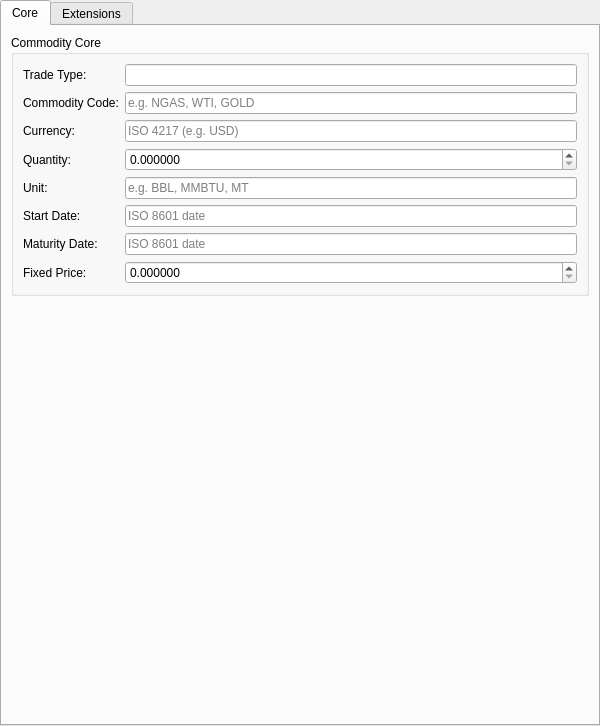
<?xml version="1.0" encoding="UTF-8"?>
<ui version="4.0">
 <class>CommodityInstrumentForm</class>
 <widget class="QWidget" name="CommodityInstrumentForm">
  <property name="geometry">
   <rect>
    <x>0</x>
    <y>0</y>
    <width>600</width>
    <height>500</height>
   </rect>
  </property>
  <layout class="QVBoxLayout" name="rootLayout">
   <property name="leftMargin"><number>0</number></property>
   <property name="topMargin"><number>0</number></property>
   <property name="rightMargin"><number>0</number></property>
   <property name="bottomMargin"><number>0</number></property>
   <item>
    <widget class="QTabWidget" name="subTabWidget">
     <property name="currentIndex"><number>0</number></property>
     <widget class="QWidget" name="coreTab">
      <attribute name="title">
       <string>Core</string>
      </attribute>
      <layout class="QVBoxLayout" name="coreLayout">
       <item>
        <widget class="QGroupBox" name="coreGroup">
         <property name="title">
          <string>Commodity Core</string>
         </property>
         <layout class="QFormLayout" name="coreFormLayout">
          <item row="0" column="0">
           <widget class="QLabel"><property name="text"><string>Trade Type:</string></property></widget>
          </item>
          <item row="0" column="1">
           <widget class="QLineEdit" name="tradeTypeCodeEdit">
            <property name="readOnly"><bool>true</bool></property>
           </widget>
          </item>
          <item row="1" column="0">
           <widget class="QLabel"><property name="text"><string>Commodity Code:</string></property></widget>
          </item>
          <item row="1" column="1">
           <widget class="QLineEdit" name="commodityCodeEdit">
            <property name="placeholderText"><string>e.g. NGAS, WTI, GOLD</string></property>
           </widget>
          </item>
          <item row="2" column="0">
           <widget class="QLabel"><property name="text"><string>Currency:</string></property></widget>
          </item>
          <item row="2" column="1">
           <widget class="QLineEdit" name="currencyEdit">
            <property name="placeholderText"><string>ISO 4217 (e.g. USD)</string></property>
           </widget>
          </item>
          <item row="3" column="0">
           <widget class="QLabel"><property name="text"><string>Quantity:</string></property></widget>
          </item>
          <item row="3" column="1">
           <widget class="QDoubleSpinBox" name="quantitySpinBox">
            <property name="decimals"><number>6</number></property>
            <property name="minimum"><double>0.000000000000000</double></property>
            <property name="maximum"><double>999999999.000000000000000</double></property>
            <property name="singleStep"><double>1.000000000000000</double></property>
           </widget>
          </item>
          <item row="4" column="0">
           <widget class="QLabel"><property name="text"><string>Unit:</string></property></widget>
          </item>
          <item row="4" column="1">
           <widget class="QLineEdit" name="unitEdit">
            <property name="placeholderText"><string>e.g. BBL, MMBTU, MT</string></property>
           </widget>
          </item>
          <item row="5" column="0">
           <widget class="QLabel"><property name="text"><string>Start Date:</string></property></widget>
          </item>
          <item row="5" column="1">
           <widget class="QLineEdit" name="startDateEdit">
            <property name="placeholderText"><string>ISO 8601 date</string></property>
           </widget>
          </item>
          <item row="6" column="0">
           <widget class="QLabel"><property name="text"><string>Maturity Date:</string></property></widget>
          </item>
          <item row="6" column="1">
           <widget class="QLineEdit" name="maturityDateEdit">
            <property name="placeholderText"><string>ISO 8601 date</string></property>
           </widget>
          </item>
          <item row="7" column="0">
           <widget class="QLabel"><property name="text"><string>Fixed Price:</string></property></widget>
          </item>
          <item row="7" column="1">
           <widget class="QDoubleSpinBox" name="fixedPriceSpinBox">
            <property name="decimals"><number>6</number></property>
            <property name="minimum"><double>0.000000000000000</double></property>
            <property name="maximum"><double>999999999.000000000000000</double></property>
           </widget>
          </item>
         </layout>
        </widget>
       </item>
       <item>
        <spacer name="coreSpacer">
         <property name="orientation"><enum>Qt::Vertical</enum></property>
         <property name="sizeHint" stdset="0">
          <size><width>20</width><height>20</height></size>
         </property>
        </spacer>
       </item>
      </layout>
     </widget>
     <widget class="QWidget" name="extensionsTab">
      <attribute name="title">
       <string>Extensions</string>
      </attribute>
      <layout class="QVBoxLayout" name="extensionsLayout">
       <item>
        <widget class="QGroupBox" name="extensionsGroup">
         <property name="title">
          <string>Commodity Extensions</string>
         </property>
         <layout class="QFormLayout" name="extensionsFormLayout">
          <item row="0" column="0">
           <widget class="QLabel"><property name="text"><string>Option Type:</string></property></widget>
          </item>
          <item row="0" column="1">
           <widget class="QComboBox" name="optionTypeCombo"/>
          </item>
          <item row="1" column="0">
           <widget class="QLabel"><property name="text"><string>Exercise Type:</string></property></widget>
          </item>
          <item row="1" column="1">
           <widget class="QComboBox" name="exerciseTypeCombo"/>
          </item>
          <item row="2" column="0">
           <widget class="QLabel"><property name="text"><string>Strike Price:</string></property></widget>
          </item>
          <item row="2" column="1">
           <widget class="QDoubleSpinBox" name="strikePriceSpinBox">
            <property name="decimals"><number>6</number></property>
            <property name="minimum"><double>0.000000000000000</double></property>
            <property name="maximum"><double>999999999.000000000000000</double></property>
           </widget>
          </item>
          <item row="3" column="0">
           <widget class="QLabel"><property name="text"><string>Barrier Type:</string></property></widget>
          </item>
          <item row="3" column="1">
           <widget class="QComboBox" name="barrierTypeCombo"/>
          </item>
          <item row="4" column="0">
           <widget class="QLabel"><property name="text"><string>Lower Barrier:</string></property></widget>
          </item>
          <item row="4" column="1">
           <widget class="QDoubleSpinBox" name="lowerBarrierSpinBox">
            <property name="decimals"><number>6</number></property>
            <property name="minimum"><double>0.000000000000000</double></property>
            <property name="maximum"><double>999999999.000000000000000</double></property>
           </widget>
          </item>
          <item row="5" column="0">
           <widget class="QLabel"><property name="text"><string>Upper Barrier:</string></property></widget>
          </item>
          <item row="5" column="1">
           <widget class="QDoubleSpinBox" name="upperBarrierSpinBox">
            <property name="decimals"><number>6</number></property>
            <property name="minimum"><double>0.000000000000000</double></property>
            <property name="maximum"><double>999999999.000000000000000</double></property>
           </widget>
          </item>
          <item row="6" column="0">
           <widget class="QLabel"><property name="text"><string>Average Type:</string></property></widget>
          </item>
          <item row="6" column="1">
           <widget class="QComboBox" name="averageTypeCombo"/>
          </item>
          <item row="7" column="0">
           <widget class="QLabel"><property name="text"><string>Averaging Start Date:</string></property></widget>
          </item>
          <item row="7" column="1">
           <widget class="QLineEdit" name="averagingStartDateEdit">
            <property name="placeholderText"><string>ISO 8601 date</string></property>
           </widget>
          </item>
          <item row="8" column="0">
           <widget class="QLabel"><property name="text"><string>Averaging End Date:</string></property></widget>
          </item>
          <item row="8" column="1">
           <widget class="QLineEdit" name="averagingEndDateEdit">
            <property name="placeholderText"><string>ISO 8601 date</string></property>
           </widget>
          </item>
          <item row="9" column="0">
           <widget class="QLabel"><property name="text"><string>Spread Commodity:</string></property></widget>
          </item>
          <item row="9" column="1">
           <widget class="QLineEdit" name="spreadCommodityCodeEdit">
            <property name="placeholderText"><string>Second commodity code</string></property>
           </widget>
          </item>
          <item row="10" column="0">
           <widget class="QLabel"><property name="text"><string>Spread Amount:</string></property></widget>
          </item>
          <item row="10" column="1">
           <widget class="QDoubleSpinBox" name="spreadAmountSpinBox">
            <property name="decimals"><number>6</number></property>
            <property name="minimum"><double>0.000000000000000</double></property>
            <property name="maximum"><double>999999999.000000000000000</double></property>
           </widget>
          </item>
          <item row="11" column="0">
           <widget class="QLabel"><property name="text"><string>Strip Frequency:</string></property></widget>
          </item>
          <item row="11" column="1">
           <widget class="QComboBox" name="stripFrequencyCombo"/>
          </item>
          <item row="12" column="0">
           <widget class="QLabel"><property name="text"><string>Variance Strike:</string></property></widget>
          </item>
          <item row="12" column="1">
           <widget class="QDoubleSpinBox" name="varianceStrikeSpinBox">
            <property name="decimals"><number>6</number></property>
            <property name="minimum"><double>0.000000000000000</double></property>
            <property name="maximum"><double>999999999.000000000000000</double></property>
           </widget>
          </item>
          <item row="13" column="0">
           <widget class="QLabel"><property name="text"><string>Accumulation Amount:</string></property></widget>
          </item>
          <item row="13" column="1">
           <widget class="QDoubleSpinBox" name="accumulationAmountSpinBox">
            <property name="decimals"><number>6</number></property>
            <property name="minimum"><double>0.000000000000000</double></property>
            <property name="maximum"><double>999999999.000000000000000</double></property>
           </widget>
          </item>
          <item row="14" column="0">
           <widget class="QLabel"><property name="text"><string>Knock-Out Barrier:</string></property></widget>
          </item>
          <item row="14" column="1">
           <widget class="QDoubleSpinBox" name="knockOutBarrierSpinBox">
            <property name="decimals"><number>6</number></property>
            <property name="minimum"><double>0.000000000000000</double></property>
            <property name="maximum"><double>999999999.000000000000000</double></property>
           </widget>
          </item>
          <item row="15" column="0">
           <widget class="QLabel"><property name="text"><string>Day Count:</string></property></widget>
          </item>
          <item row="15" column="1">
           <widget class="QComboBox" name="dayCountCombo"/>
          </item>
          <item row="16" column="0">
           <widget class="QLabel"><property name="text"><string>Payment Frequency:</string></property></widget>
          </item>
          <item row="16" column="1">
           <widget class="QComboBox" name="paymentFrequencyCombo"/>
          </item>
          <item row="17" column="0">
           <widget class="QLabel"><property name="text"><string>Swaption Expiry Date:</string></property></widget>
          </item>
          <item row="17" column="1">
           <widget class="QLineEdit" name="swaptionExpiryDateEdit">
            <property name="placeholderText"><string>ISO 8601 date</string></property>
           </widget>
          </item>
          <item row="18" column="0">
           <widget class="QLabel"><property name="text"><string>Basket (JSON):</string></property></widget>
          </item>
          <item row="18" column="1">
           <widget class="QPlainTextEdit" name="basketJsonEdit">
            <property name="minimumSize">
             <size><width>0</width><height>60</height></size>
            </property>
            <property name="maximumSize">
             <size><width>16777215</width><height>120</height></size>
            </property>
            <property name="placeholderText">
             <string>JSON array of {code, weight} (basket)</string>
            </property>
           </widget>
          </item>
          <item row="19" column="0">
           <widget class="QLabel"><property name="text"><string>Description:</string></property></widget>
          </item>
          <item row="19" column="1">
           <widget class="QPlainTextEdit" name="descriptionEdit">
            <property name="minimumSize">
             <size><width>0</width><height>60</height></size>
            </property>
            <property name="maximumSize">
             <size><width>16777215</width><height>120</height></size>
            </property>
            <property name="placeholderText">
             <string>Enter a description (optional)</string>
            </property>
           </widget>
          </item>
         </layout>
        </widget>
       </item>
       <item>
        <spacer name="extensionsSpacer">
         <property name="orientation"><enum>Qt::Vertical</enum></property>
         <property name="sizeHint" stdset="0">
          <size><width>20</width><height>20</height></size>
         </property>
        </spacer>
       </item>
      </layout>
     </widget>
    </widget>
   </item>
  </layout>
 </widget>
 <resources/>
 <connections/>
</ui>
